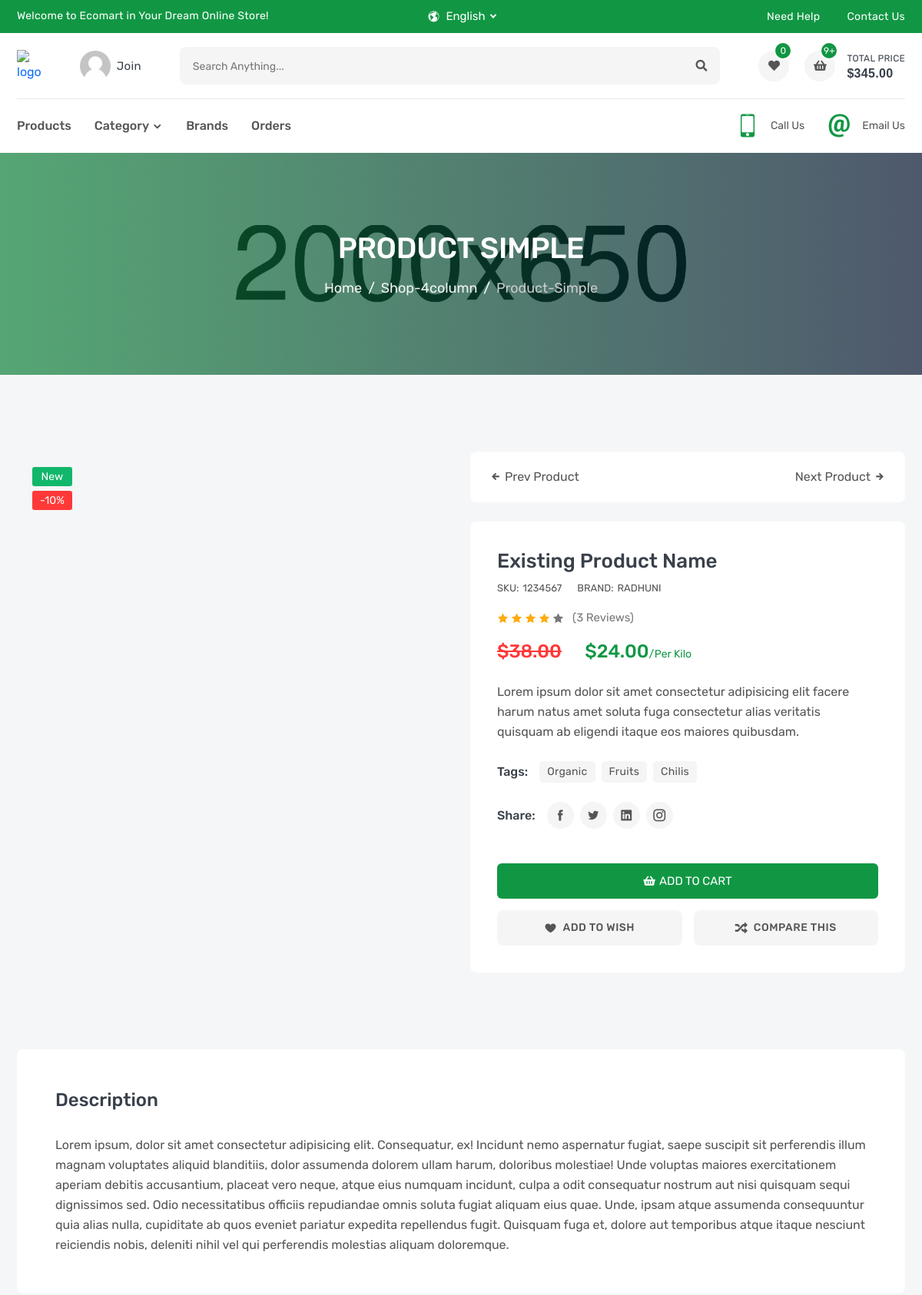
The page /products/1/ (upper part) on the database as committed earlier.
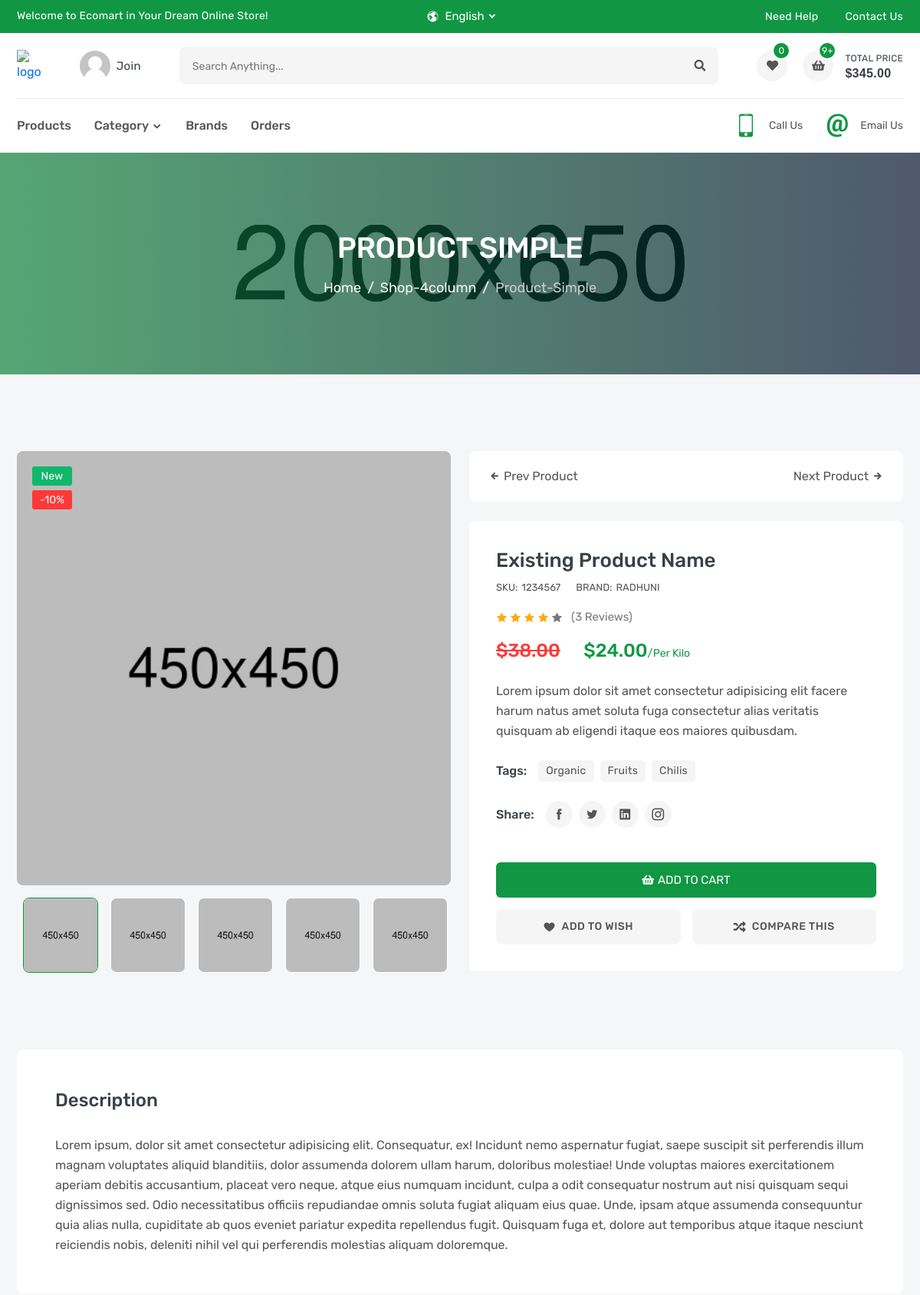
The same page on the database as committed later.
### products/models.py (models this page shows, shortened)
class ProductImage(models.Model):
    product = models.ForeignKey(Product, related_name='product_image', on_delete=models.CASCADE)
    image = models.ImageField(upload_to='product_images/')

### products/views.py (the view)
# urls.py: path('<int:pk>/', ProductDetail.as_view(), name='product-detail'),
class ProductDetail(DetailView):
    model = Product

### products/templates/products/product_detail.html (shortened to what this page needs)
{% extends 'base.html' %}
{% load static %}
{% block css %}
<link rel="stylesheet" href="{% static 'css/product-details.css' %}">
{% endblock css %}
{% block body %}
        <section class="single-banner inner-section" style="background: url(images/single-banner.jpg) no-repeat center;">
            <div class="container">
                <h2>product simple</h2>
                <ol class="breadcrumb">
                    <li class="breadcrumb-item"><a href="index.html">Home</a></li>
                    <li class="breadcrumb-item"><a href="shop-4column.html">shop-4column</a></li>
                    <li class="breadcrumb-item active" aria-current="page">product-simple</li>
                </ol>
            </div>
        </section>
        <section class="inner-section">
            <div class="container">
                <div class="row">
                    <div class="col-lg-6">
                        <div class="details-gallery">
                            <div class="details-label-group">
                                <label class="details-label new">new</label>
                                <label class="details-label off">-10%</label>
                            </div>
                            <ul class="details-preview">
                                {% for img in object.product_image.all %}
                                <li><img src="{{img.image.url}}" alt="product"></li>
                                {% endfor %}
                            </ul>
                            <ul class="details-thumb">
                                {% for img in object.product_image.all %}
                                <li><img src="{{img.image.url}}" alt="product"></li>
                                {% endfor %}
                            </ul>
                        </div>
                    </div>
                    <div class="col-lg-6">
                        <ul class="product-navigation">
                            <li class="product-nav-prev">
                                <a href="#">
                                    <i class="icofont-arrow-left"></i>
                                    prev product
                                </a>
                            </li>
                            <li class="product-nav-next">
                                <a href="#">
                                    next product
                                    <i class="icofont-arrow-right"></i>
                                </a>
                            </li>
                        </ul>
                        <div class="details-content">
                            <h3 class="details-name"><a href="#">existing product name</a></h3>
                            <div class="details-meta">
                                <p>SKU:<span>1234567</span></p>
                                <p>BRAND:<a href="#">radhuni</a></p>
                            </div>
                            <div class="details-rating">
                                <i class="active icofont-star"></i>
                                <i class="active icofont-star"></i>
                                <i class="active icofont-star"></i>
                                <i class="active icofont-star"></i>
                                <i class="icofont-star"></i>
                                <a href="#">(3 reviews)</a>
                            </div>
                            <h3 class="details-price">
                                <del>$38.00</del>
                                <span>$24.00<small>/per kilo</small></span>
                            </h3>
                            <p class="details-desc">Lorem ipsum dolor sit amet consectetur adipisicing elit facere harum natus amet soluta fuga consectetur alias veritatis quisquam ab eligendi itaque eos maiores quibusdam.</p>
                            <div class="details-list-group">
                                <label class="details-list-title">tags:</label>
                                <ul class="details-tag-list">
                                    <li><a href="#">organic</a></li>
                                    <li><a href="#">fruits</a></li>
                                    <li><a href="#">chilis</a></li>
                                </ul>
                            </div>
                            <div class="details-list-group">
                                <label class="details-list-title">Share:</label>
                                <ul class="details-share-list">
                                    <li><a href="#" class="icofont-facebook" title="Facebook"></a></li>
                                    <li><a href="#" class="icofont-twitter" title="Twitter"></a></li>
                                    <li><a href="#" class="icofont-linkedin" title="Linkedin"></a></li>
                                    <li><a href="#" class="icofont-instagram" title="Instagram"></a></li>
                                </ul>
                            </div>
                            <div class="details-add-group">
                                <button class="product-add" title="Add to Cart">
                                    <i class="fas fa-shopping-basket"></i>
                                    <span>add to cart</span>
                                </button>
                            </div>
                            <div class="details-action-group">
                                <a class="details-wish wish" href="#" title="Add Your Wishlist">
                                    <i class="icofont-heart"></i>
                                    <span>add to wish</span>
                                </a>
                                <a class="details-compare" href="compare.html" title="Compare This Item">
                                    <i class="fas fa-random"></i>
                                    <span>Compare This</span>
                                </a>
                            </div>
                        </div>
                    </div>
                </div>
            </div>
        </section>
        <section class="inner-section">
            <div class="container">
                <div class="row">
                    <div class="col-lg-12">
                        <div class="product-details-frame">
                            <h3 class="frame-title">Description</h3>
                            <div class="tab-descrip">
                                <p>Lorem ipsum, dolor sit amet consectetur adipisicing elit. Consequatur, ex! Incidunt nemo aspernatur fugiat, saepe suscipit sit perferendis illum magnam voluptates aliquid blanditiis, dolor assumenda dolorem ullam harum, doloribus molestiae! Unde voluptas maiores exercitationem aperiam debitis accusantium, placeat vero neque, atque eius numquam incidunt, culpa a odit consequatur nostrum aut nisi quisquam sequi dignissimos sed. Odio necessitatibus officiis repudiandae omnis soluta fugiat aliquam eius quae. Unde, ipsam atque assumenda consequuntur quia alias nulla, cupiditate ab quos eveniet pariatur expedita repellendus fugit. Quisquam fuga et, dolore aut temporibus atque itaque nesciunt reiciendis nobis, deleniti nihil vel qui perferendis molestias aliquam doloremque.</p>
                            </div>
                        </div>
                    </div>
                </div>
            </div>
        </section>
{% endblock body %}

### templates/base.html (shortened to what this page needs)
{% load static %}
<!DOCTYPE html>
<html lang="en">
    <head>
        <link rel="stylesheet" href="{% static 'fonts/flaticon/flaticon.css' %}">
        <link rel="stylesheet" href="{% static 'fonts/icofont/icofont.min.css' %}">
        <link rel="stylesheet" href="{% static 'fonts/fontawesome/fontawesome.min.css' %}">
        <link rel="stylesheet" href="{% static 'vendor/venobox/venobox.min.css' %}">
        <link rel="stylesheet" href="{% static 'vendor/slickslider/slick.min.css' %}">
        <link rel="stylesheet" href="{% static 'vendor/niceselect/nice-select.min.css' %}">
        <link rel="stylesheet" href="{% static 'vendor/bootstrap/bootstrap.min.css' %}">
        <link rel="stylesheet" href="{% static 'css/main.css' %}">
        {% block css %}{% endblock css %}
    </head>
    <body>
        <div class="header-top">
            <div class="container">
                <div class="row">
                    <div class="col-md-12 col-lg-5">
                        <div class="header-top-welcome">
                            <p>Welcome to Ecomart in Your Dream Online Store!</p>
                        </div>
                    </div>
                    <div class="col-md-5 col-lg-2">
                        <div class="header-top-select">
                            <div class="header-select">
                                <i class="icofont-world"></i>
                            </div>
                        </div>
                    </div>
                    <div class="col-md-7 col-lg-5">
                        <ul class="header-top-list">
                            <li><a href="faq.html">need help</a></li>
                            <li><a href="contact.html">contact us</a></li>
                        </ul>
                    </div>
                </div>
            </div>
        </div>
        <header class="header-part">
            <div class="container">
                <div class="header-content">
                    <a href="index.html" class="header-logo">
                        <img src="{{info.logo.url}}" alt="logo">
                    </a>
                    <a href="login.html" class="header-widget" title="My Account">
                        <img src="images/user.png" alt="user">
                        <span>join</span>
                    </a>
                    <form class="header-form">
                        <input type="text" placeholder="Search anything...">
                        <button><i class="fas fa-search"></i></button>
                    </form>
                    <div class="header-widget-group">
                        <a href="wishlist.html" class="header-widget" title="Wishlist">
                            <i class="fas fa-heart"></i>
                            <sup>0</sup>
                        </a>
                        <button class="header-widget header-cart" title="Cartlist">
                            <i class="fas fa-shopping-basket"></i>
                            <sup>9+</sup>
                            <span>total price<small>$345.00</small></span>
                        </button>
                    </div>
                </div>
            </div>
        </header>
        <nav class="navbar-part">
            <div class="container">
                <div class="row">
                    <div class="col-lg-12">
                        <div class="navbar-content">
                            <ul class="navbar-list">
                                <li class="navbar-item dropdown">
                                    <a class="navbar-link" href="#">Products</a>
                                </li>
                                <li class="navbar-item dropdown-megamenu">
                                    <a class="navbar-link dropdown-arrow" href="#">category</a>
                                </li>
                                <li class="navbar-item dropdown">
                                    <a class="navbar-link" href="#">Brands</a>
                                </li>
                                <li class="navbar-item dropdown">
                                    <a class="navbar-link" href="#">Orders</a>
                                </li>
                            </ul>
                            <div class="navbar-info-group">
                                <div class="navbar-info">
                                    <i class="icofont-ui-touch-phone"></i>
                                    <p>
                                        <small>call us</small>
                                    </p>
                                </div>
                                <div class="navbar-info">
                                    <i class="icofont-ui-email"></i>
                                    <p>
                                        <small>email us</small>
                                    </p>
                                </div>
                            </div>
                        </div>
                    </div>
                </div>
            </div>
        </nav>
        {% block body %}
        {% endblock body %}
    </body>
</html>

Rows that differ between the two databases and show on the page:
added ProductImage: image (picture)
added ProductImage: image (picture)
added ProductImage: image (picture)
added ProductImage: image (picture)
added ProductImage: image (picture)
